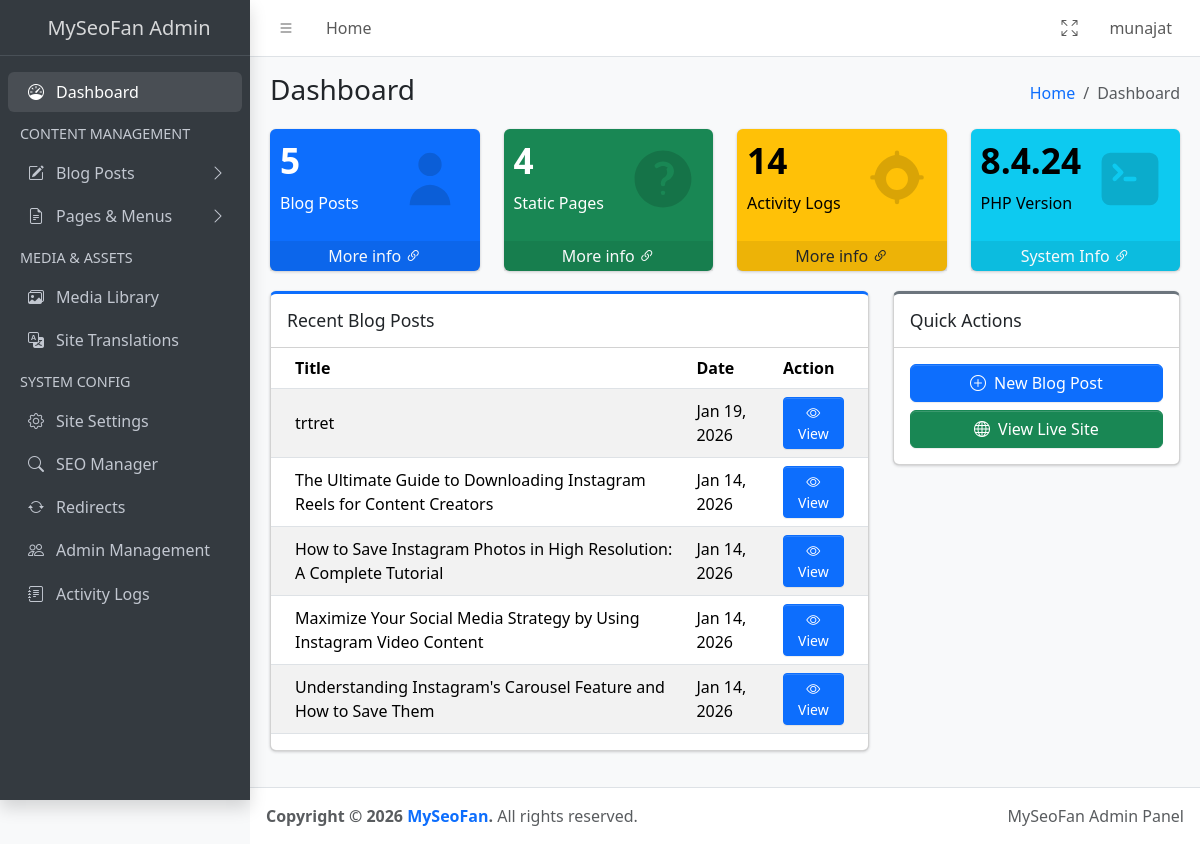
The page /admin/dashboard.php (signed in) on the database its author committed.
### tables this page shows
CREATE TABLE blog_posts (id INTEGER PRIMARY KEY AUTOINCREMENT, title TEXT, slug TEXT UNIQUE, content TEXT, thumbnail TEXT, lang_code TEXT DEFAULT 'en', meta_title TEXT, meta_description TEXT, created_at DATETIME DEFAULT CURRENT_TIMESTAMP, category TEXT DEFAULT 'General', translation_group TEXT, status TEXT DEFAULT 'published', tags TEXT DEFAULT '', excerpt TEXT, author_id INTEGER);

### admin/dashboard.php (the view, shortened to what this page needs)
<?php
require_once '../includes/db.php';
$postCount = $pdo->query("SELECT COUNT(*) FROM blog_posts WHERE lang_code = 'en'")->fetchColumn();
$pageCount = $pdo->query("SELECT COUNT(*) FROM pages WHERE lang_code = 'en'")->fetchColumn();
$logCount = $pdo->query("SELECT COUNT(*) FROM activity_logs")->fetchColumn();
$recentPosts = $pdo->query("SELECT title, created_at FROM blog_posts WHERE lang_code = 'en' ORDER BY created_at DESC LIMIT 5")->fetchAll();
?>
<!DOCTYPE html>
<html lang="en">
<head>
    <link rel="stylesheet" href="https://cdn.jsdelivr.net/npm/@fontsource/source-sans-3@5.0.12/index.css"
>
    <link rel="stylesheet" href="https://cdn.jsdelivr.net/npm/overlayscrollbars@2.11.0/styles/overlayscrollbars.min.css"
>
    <link rel="stylesheet" href="https://cdn.jsdelivr.net/npm/bootstrap-icons@1.13.1/font/bootstrap-icons.min.css"
>
    <link rel="stylesheet" href="../assets/AdminLTE/dist/css/adminlte.css">
</head>
<body class="layout-fixed sidebar-expand-lg bg-body-tertiary">
    <div class="app-wrapper">
        <?php include 'includes/header_lte.php'; ?>
        <?php include 'includes/sidebar_lte.php'; ?>
        <main class="app-main">
            <div class="app-content-header">
                <div class="container-fluid">
                    <div class="row">
                        <div class="col-sm-6">
                            <h3 class="mb-0">Dashboard</h3>
                        </div>
                        <div class="col-sm-6">
                            <ol class="breadcrumb float-sm-end">
                                <li class="breadcrumb-item"><a href="#">Home</a></li>
                                <li class="breadcrumb-item active" aria-current="page">Dashboard</li>
                            </ol>
                        </div>
                    </div>
                </div>
            </div>
            <div class="app-content">
                <div class="container-fluid">
                    <div class="row">
                        <div class="col-lg-3 col-6">
                            <div class="small-box text-bg-primary">
                                <div class="inner">
                                    <h3><?php echo $postCount; ?></h3>
                                    <p>Blog Posts</p>
                                </div>
                                <svg class="small-box-icon" fill="currentColor" viewBox="0 0 24 24"
                                    xmlns="http://www.w3.org/2000/svg" aria-hidden="true">
                                    <path d="M16 7a4 4 0 11-8 0 4 4 0 018 0zM12 14a7 7 0 00-7 7h14a7 7 0 00-7-7z">
                                    </path>
                                </svg>
                                <a href="blog.php?action=list&filter_lang=en"
                                    class="small-box-footer link-light link-underline-opacity-0 link-underline-opacity-50-hover">
                                    More info <i class="bi bi-link-45deg"></i>
                                </a>
                            </div>
                        </div>
                        <div class="col-lg-3 col-6">
                            <div class="small-box text-bg-success">
                                <div class="inner">
                                    <h3><?php echo $pageCount; ?></h3>
                                    <p>Static Pages</p>
                                </div>
                                <a href="pages.php?action=list"
                                    class="small-box-footer link-light link-underline-opacity-0 link-underline-opacity-50-hover">
                                    More info <i class="bi bi-link-45deg"></i>
                                </a>
                            </div>
                        </div>
                        <div class="col-lg-3 col-6">
                            <div class="small-box text-bg-warning">
                                <div class="inner">
                                    <h3><?php echo $logCount; ?></h3>
                                    <p>Activity Logs</p>
                                </div>
                                <a href="logs.php"
                                    class="small-box-footer link-dark link-underline-opacity-0 link-underline-opacity-50-hover">
                                    More info <i class="bi bi-link-45deg"></i>
                                </a>
                            </div>
                        </div>
                        <div class="col-lg-3 col-6">
                            <div class="small-box text-bg-info">
                                <div class="inner">
                                    <h3><?php echo phpversion(); ?></h3>
                                    <p>PHP Version</p>
                                </div>
                                <a href="#"
                                    class="small-box-footer link-light link-underline-opacity-0 link-underline-opacity-50-hover">
                                    System Info <i class="bi bi-link-45deg"></i>
                                </a>
                            </div>
                        </div>
                    </div>
                    <div class="row">
                        <div class="col-lg-8">
                            <div class="card mb-4 card-primary card-outline">
                                <div class="card-header">
                                    <h3 class="card-title">Recent Blog Posts</h3>
                                </div>
                                <div class="card-body p-0">
                                    <div class="table-responsive">
                                        <table class="table table-striped align-middle">
                                            <thead>
                                                <tr>
                                                    <th>Title</th>
                                                    <th>Date</th>
                                                    <th>Action</th>
                                                </tr>
                                            </thead>
                                            <tbody>
                                                <?php foreach ($recentPosts as $p): ?>
                                                    <tr>
                                                        <td><?php echo htmlspecialchars($p['title']); ?></td>
                                                        <td><?php echo date('M d, Y', strtotime($p['created_at'])); ?></td>
                                                        <td>
                                                            <a href="blog.php?action=list&filter_lang=en"
                                                                class="btn btn-sm btn-primary">
                                                                <i class="bi bi-eye"></i> View
                                                            </a>
                                                        </td>
                                                    </tr>
                                                <?php endforeach; ?>
                                            </tbody>
                                        </table>
                                    </div>
                                </div>
                            </div>
                        </div>
                        <div class="col-lg-4">
                            <div class="card mb-4 card-secondary card-outline">
                                <div class="card-header">
                                    <h3 class="card-title">Quick Actions</h3>
                                </div>
                                <div class="card-body">
                                    <div class="d-grid gap-2">
                                        <a href="blog.php?action=add" class="btn btn-primary">
                                            <i class="bi bi-plus-circle me-1"></i> New Blog Post
                                        </a>
                                        <a href="../index.php" target="_blank" class="btn btn-success">
                                            <i class="bi bi-globe me-1"></i> View Live Site
                                        </a>
                                    </div>
                                </div>
                            </div>
                        </div>
                    </div>
                </div>
            </div>
        </main>
        <?php include 'includes/footer_lte.php'; ?>
    </div>
</body>
</html>

### rows shown on the page
blog_posts: title "trtret", created_at "Jan 19, 2026"
blog_posts: title "The Ultimate Guide to Downloading Instagram Reels for Content Creators", created_at "Jan 14, 2026"
blog_posts: title "How to Save Instagram Photos in High Resolution: A Complete Tutorial", created_at "Jan 14, 2026"
blog_posts: title "Maximize Your Social Media Strategy by Using Instagram Video Content", created_at "Jan 14, 2026"
blog_posts: title "Understanding Instagram's Carousel Feature and How to Save Them", created_at "Jan 14, 2026"

### other values the page prints
$_SESSION['username'] "munajat"
$postCount "5"
$pageCount "4"
$logCount "14"
phpversion() "8.4.24"
